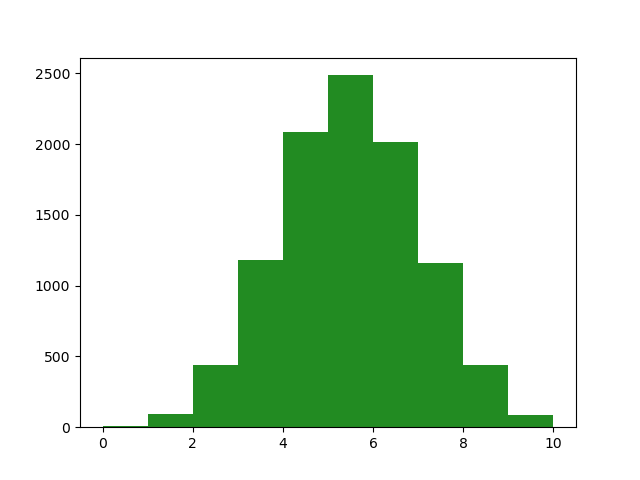

Recreate this plot in Python.
	# • What is the probability that you will reach 60 steps high?
	# • If you simulate walk 1000s of times, you'll end w/ different steps
	# • Once you know dist, can calculate # of chances

	# 1. Set random seed
	# 2. Create empty list (final_tails)
	# 	a. List will contain the # of tails you tally after playing the game
	# 3. Create for loop that runs 100x w/ range function
	# 4. Create list tails and set it to 0
	# 5. Create another for loop that runs 10x w/ range function
	# 6. Generate random integer (0/1)
	# 7. Append the tally of heads/tails to tails list
	# 8. Append # from step 6 to the final_tails list
	# 	a. Indentation specifies that step 7 is part of the top level for loop
	# 9. Print
	# 	a. Each # = # of tails that were thrown in game of 10 tosses
	# 10. Make sure matplotlib is imported since we want a histogram
	# 11. Plot histogram w/ 10 bins

import numpy as np 
import matplotlib.pyplot as plt
np.random.seed(123) #set seed
final_tails = [] #create empty list
for x in range(10000): #create top level loop that runs 10K times
    tails = [0] #create list tails and set to 0
    for x in range(10): #create lower level loop that runs 10x
        coin = np.random.randint(0, 2) #generate rand # 0/1
        tails.append(tails[x] + coin) #append tally of heads/tails to tails list
    final_tails.append(tails[-1]) #append tails list to final_tails list
print(final_tails)
plt.hist(final_tails, bins=10, color="forestgreen")
plt.show()





##EXERCISE 1 - SIMIULATE MULTIPLE WALKS
# Initialize all_walks (don't change this line)
all_walks = []

# Simulate random walk five times
for i in range(5) :

    # Code from before
    random_walk = [0]
    for x in range(100) :
        step = random_walk[-1]
        dice = np.random.randint(1,7)

        if dice <= 2:
            step = max(0, step - 1)
        elif dice <= 5:
            step = step + 1
        else:
            step = step + np.random.randint(1,7)
        random_walk.append(step)

    # Append random_walk to all_walks
    all_walks.append(random_walk)

# Print all_walks
print(all_walks)

#[[0, 1, 2, 1, 2, 3, 2, 3, 2, 3, 7, 9, 8, 7, 6, 7, 8, 9, 10, 9, 10, 11, 17, 18, 19, 20, 21, 22, 21, 22, 23, 24, 25, 26, 27, 28, 29, 30, 31, 30, 29, 30, 31, 30, 31, 30, 33, 32, 33, 34, 33, 34, 33, 37, 36, 37, 38, 39, 38, 37, 38, 37, 36, 35, 34, 33, 34, 35, 36, 37, 38, 37, 38, 39, 38, 39, 40, 41, 40, 39, 45, 44, 43, 47, 48, 49, 48, 53, 54, 53, 52, 53, 54, 55, 54, 53, 55, 56, 55, 54, 53], [0, 1, 7, 6, 5, 4, 3, 4, 3, 4, 9, 8, 9, 10, 13, 12, 13, 14, 15, 16, 17, 16, 15, 16, 15, 14, 15, 16, 15, 18, 19, 18, 17, 18, 19, 20, 21, 20, 23, 22, 21, 22, 23, 24, 25, 26, 27, 28, 27, 28, 27, 26, 27, 28, 27, 28, 31, 32, 37, 38, 37, 38, 37, 38, 37, 38, 37, 39, 40, 43, 44, 45, 44, 43, 42, 41, 40, 41, 40, 44, 43, 42, 43, 42, 43, 48, 49, 48, 51, 50, 54, 55, 57, 56, 57, 62, 67, 68, 69, 70, 71], [0, 1, 7, 11, 17, 18, 19, 24, 23, 22, 27, 26, 27, 28, 29, 30, 31, 30, 29, 35, 34, 33, 34, 33, 34, 33, 34, 33, 39, 38, 39, 40, 41, 42, 43, 46, 47, 46, 45, 46, 47, 46, 45, 49, 50, 51, 52, 51, 52, 53, 52, 53, 52, 53, 52, 51, 50, 51, 52, 53, 54, 53, 52, 51, 55, 56, 61, 62, 63, 64, 65, 69, 72, 73, 72, 73, 72, 71, 76, 77, 78, 79, 80, 84, 85, 86, 87, 86, 87, 88, 89, 90, 89, 90, 91, 92, 96, 95, 101, 100, 101], [0, 1, 2, 1, 3, 2, 1, 5, 4, 3, 4, 5, 4, 5, 6, 7, 8, 9, 10, 11, 10, 11, 13, 18, 19, 18, 19, 18, 19, 18, 19, 18, 19, 20, 19, 20, 21, 25, 24, 29, 28, 27, 28, 29, 30, 29, 30, 29, 28, 32, 31, 30, 31, 32, 38, 39, 38, 39, 40, 41, 42, 43, 42, 41, 40, 45, 46, 45, 46, 47, 48, 49, 50, 49, 48, 49, 50, 51, 52, 53, 54, 55, 56, 57, 58, 57, 62, 61, 62, 63, 66, 65, 68, 67, 73, 72, 71, 70, 71, 72, 73], [0, 1, 0, 1, 0, 1, 0, 1, 2, 1, 0, 0, 0, 1, 5, 9, 8, 9, 8, 11, 12, 13, 12, 11, 10, 9, 10, 11, 12, 13, 14, 18, 19, 20, 23, 22, 21, 25, 26, 25, 24, 23, 24, 25, 26, 25, 26, 27, 32, 33, 37, 43, 42, 43, 42, 41, 42, 41, 42, 43, 48, 49, 52, 53, 52, 53, 54, 55, 54, 53, 56, 57, 58, 57, 58, 59, 60, 61, 62, 63, 64, 65, 66, 65, 66, 65, 66, 67, 68, 69, 70, 69, 68, 69, 70, 76, 75, 74, 78, 79, 80]]





## EXERCISE 2 - VISUALIZE ALL WALKS
# Use np.array() to convert all_walks to a NumPy array, np_aw.
# Try to use plt.plot() on np_aw. Also include plt.show(). Does it work out of the box?
# Transpose np_aw by calling np.transpose() on np_aw. Call the result np_aw_t. Now every row in np_all_walks represents the position after 1 throw for the five random walks.
# Use plt.plot() to plot np_aw_t; also include a plt.show(). Does it look better this time?
# initialize and populate all_walks

import numpy as np 
import matplotlib.pyplot as plt
np.random.seed(123)


all_walks = []
for i in range(5) :
    random_walk = [0]
    for x in range(100) :
        step = random_walk[-1]
        dice = np.random.randint(1,7)
        if dice <= 2:
            step = max(0, step - 1)
        elif dice <= 5:
            step = step + 1
        else:
            step = step + np.random.randint(1,7)
        random_walk.append(step)
    all_walks.append(random_walk)

# Convert all_walks to NumPy array: np_aw
np_aw = np.array(all_walks)

# Plot np_aw and show
plt.plot(np_aw)
plt.show()

# Clear the figure
plt.clf()

# Transpose np_aw: np_aw_t
np_aw_t = np.transpose(np_aw)

# Plot np_aw_t and show
plt.plot(np_aw_t)
plt.show()



##EXERCISE 3 - IMPLEMENT CLUMSINESS
#Have 0.5% chance of falling down. That calls for another random number generation. Basically, you can generate a random float between 0 and 1. If this value is less than or equal to 0.005, you should reset step to 0.

import numpy as np 
import matplotlib.pyplot as plt
np.random.seed(123)

# clear the plot so it doesn't get cluttered if you run this many times
plt.clf()

# Simulate random walk 20 times
all_walks = []
for i in range(20) :
    random_walk = [0]
    for x in range(100) :
        step = random_walk[-1]
        dice = np.random.randint(1,7)
        if dice <= 2:
            step = max(0, step - 1)
        elif dice <= 5:
            step = step + 1
        else:
            step = step + np.random.randint(1,7)

        # Implement clumsiness - 0.005% chance of failure
        if np.random.rand() <= 0.005:
            step = 0

        random_walk.append(step)
    all_walks.append(random_walk)

# Create and plot np_aw_t
np_aw_t = np.transpose(np.array(all_walks))
plt.plot(np_aw_t)
plt.show()


##EXERCISE 4 - PLOT DISTRIBUTION
import numpy as np 
import matplotlib.pyplot as plt
np.random.seed(123)


# Simulate random walk 500 times
all_walks = []
for i in range(500) :
    random_walk = [0]
    for x in range(100) :
        step = random_walk[-1]
        dice = np.random.randint(1,7)
        if dice <= 2:
            step = max(0, step - 1)
        elif dice <= 5:
            step = step + 1
        else:
            step = step + np.random.randint(1,7)
        if np.random.rand() <= 0.001 :
            step = 0
        random_walk.append(step)
    all_walks.append(random_walk)

# Create and plot np_aw_t
np_aw_t = np.transpose(np.array(all_walks))

# Select last row from np_aw_t: ends
ends = np_aw_t[-1]

# Plot histogram of ends, display plot
plt.hist(ends)
plt.show()


##EXERCISE 5 - CALCULATE ODDS
#The histogram of the previous exercise was created from a NumPy array ends, that contains 500 integers. Each integer represents the end point of a random walk. To calculate the chance that this end point is greater than or equal to 60, you can count the number of integers in ends that are greater than or equal to 60 and divide that number by 500, the total number of simulations.
np.mean(ends >= 60) #78.4
